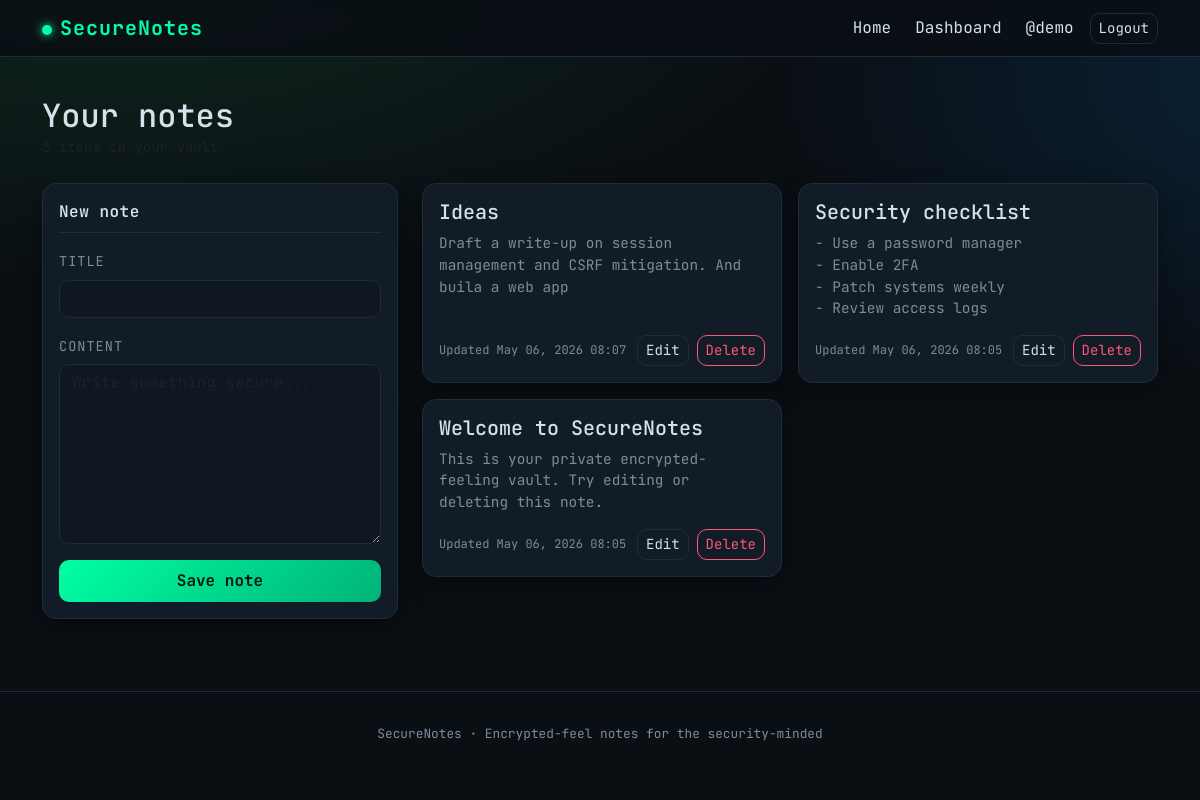
The app's page /dashboard (signed in) with its own data.
### models.py (models this page shows)
class User(db.Model):
    __tablename__ = "users"
    id = db.Column(db.Integer, primary_key=True)
    username = db.Column(db.String(80), unique=True, nullable=False)
    password_hash = db.Column(db.String(255), nullable=False)
    created_at = db.Column(db.DateTime, default=datetime.utcnow)
    notes = db.relationship("Note", backref="author", cascade="all, delete-orphan", lazy=True)

class Note(db.Model):
    __tablename__ = "notes"
    id = db.Column(db.Integer, primary_key=True)
    title = db.Column(db.String(200), nullable=False)
    content = db.Column(db.Text, default="")
    created_at = db.Column(db.DateTime, default=datetime.utcnow)
    updated_at = db.Column(db.DateTime, default=datetime.utcnow)
    user_id = db.Column(db.Integer, db.ForeignKey("users.id"), nullable=False)

### app.py (the view, shortened to what this page needs)
@app.route("/dashboard", methods=["GET", "POST"])
@login_required
def dashboard():
    user = current_user()
    notes = Note.query.filter_by(user_id=user.id).order_by(Note.updated_at.desc()).all()
    return render_template("dashboard.html", notes=notes)

### app.py (called while the page is built)
def login_required(view):
    from functools import wraps
    @wraps(view)
    def wrapped(*args, **kwargs):
        if "user_id" not in session:
            flash("Please log in to access this page.", "warning")
            return redirect(url_for("login"))
        return view(*args, **kwargs)
    return wrapped

def current_user():
    uid = session.get("user_id")
    return User.query.get(uid) if uid else None

@app.context_processor
def inject_user():
    return {"current_user": current_user()}

### templates/dashboard.html (shortened to what this page needs)
{% extends "base.html" %}
{% block content %}
<div class="container py-4">
  <div class="d-flex justify-content-between align-items-center mb-4 flex-wrap gap-2">
    <div>
      <h2 class="mb-0">Your notes</h2>
      <small class="text-muted">{{ notes|length }} item{{ '' if notes|length == 1 else 's' }} in your vault</small>
    </div>
  </div>
  <div class="row g-4">
    <div class="col-lg-4">
      <div class="card p-3">
        <div class="card-header px-0 pt-0">New note</div>
        <form method="post" class="mt-3">
          <div class="mb-3">
            <label class="form-label">Title</label>
            <input class="form-control" name="title" required>
          </div>
          <div class="mb-3">
            <label class="form-label">Content</label>
            <textarea class="form-control" name="content" placeholder="Write something secure..."></textarea>
          </div>
          <button class="btn btn-primary w-100" type="submit">Save note</button>
        </form>
      </div>
    </div>
    <div class="col-lg-8">
      {% if notes %}
      <div class="row g-3">
        {% for note in notes %}
        <div class="col-md-6">
          <div class="card note-card p-3">
            <div class="d-flex justify-content-between align-items-start mb-2">
              <h5 class="mb-0">{{ note.title }}</h5>
            </div>
            <div class="note-body mb-3">{{ note.content or 'No content.' }}</div>
            <div class="d-flex justify-content-between align-items-center">
              <span class="note-meta">Updated {{ note.updated_at.strftime('%b %d, %Y %H:%M') }}</span>
              <div class="d-flex gap-2">
                <a href="{{ url_for('edit_note', note_id=note.id) }}" class="btn btn-sm btn-outline-light">Edit</a>
                <form method="post" action="{{ url_for('delete_note', note_id=note.id) }}" onsubmit="return confirm('Delete this note?');">
                  <button class="btn btn-sm btn-danger" type="submit">Delete</button>
                </form>
              </div>
            </div>
          </div>
        </div>
        {% endfor %}
      </div>
      {% else %}
      <div class="card p-5 text-center">
        <h5>No notes yet</h5>
        <p class="text-muted mb-0">Create your first note using the form on the left.</p>
      </div>
      {% endif %}
    </div>
  </div>
</div>
{% endblock %}

### templates/base.html (shortened to what this page needs)
<!doctype html>
<html lang="en">
<head>
  <link href="https://cdn.jsdelivr.net/npm/bootstrap@5.3.3/dist/css/bootstrap.min.css" rel="stylesheet">
  <link rel="stylesheet" href="{{ url_for('static', filename='css/style.css') }}">
</head>
<body>
<nav class="navbar navbar-expand-lg sticky-top">
  <div class="container">
    <a class="navbar-brand" href="{{ url_for('home') }}">
      <span class="brand-dot"></span>SecureNotes
    </a>
    <div class="collapse navbar-collapse" id="nav">
      <ul class="navbar-nav ms-auto align-items-lg-center gap-lg-2">
        <li class="nav-item"><a class="nav-link" href="{{ url_for('home') }}">Home</a></li>
        {% if current_user %}
          <li class="nav-item"><a class="nav-link" href="{{ url_for('dashboard') }}">Dashboard</a></li>
          <li class="nav-item"><span class="nav-link text-muted">@{{ current_user.username }}</span></li>
          <li class="nav-item"><a class="btn btn-outline-light btn-sm" href="{{ url_for('logout') }}">Logout</a></li>
        {% else %}
          <li class="nav-item"><a class="nav-link" href="{{ url_for('login') }}">Login</a></li>
          <li class="nav-item"><a class="btn btn-primary btn-sm" href="{{ url_for('register') }}">Get Started</a></li>
        {% endif %}
      </ul>
    </div>
  </div>
</nav>
{% block content %}{% endblock %}
<footer>
  <div>SecureNotes &middot; Encrypted-feel notes for the security-minded</div>
</footer>
</body>
</html>

### static/css/style.css (style rules this page uses)
:root { --bg: #0a0f14; --bg-elev: #0f1720; --surface: #121c26; --border: #1f2d3a; --text: #d6e1ea; --muted: #7d8c9b; --accent: #00ffa3; --accent-dim: #00b377; --danger: #ff5577; --warning: #ffcc66; --info: #5fb8ff; }
* { box-sizing: border-box; }
html, body { background: radial-gradient(1200px 600px at 10% -10%, #102a1f 0%, transparent 60%), radial-gradient(900px 500px at 110% 10%, #0a2238 0%, transparent 60%), var(--bg); color: var(--text); font-family: 'JetBrains Mono', ui-monospace, SFMono-Regular, Menlo, Consolas, monospace; min-height: 100vh; }
a { color: var(--accent); text-decoration: none; }
.navbar { background: rgba(10, 15, 20, 0.85) !important; backdrop-filter: blur(8px); border-bottom: 1px solid var(--border); }
.navbar .navbar-brand { color: var(--accent) !important; font-weight: 700; letter-spacing: 1px; }
.navbar .nav-link { color: var(--text) !important; }
.brand-dot { display: inline-block; width: 10px; height: 10px; border-radius: 50%; background: var(--accent); box-shadow: 0 0 10px var(--accent); margin-right: 8px; }
.card { background: var(--surface); border: 1px solid var(--border); border-radius: 14px; color: var(--text); box-shadow: 0 8px 24px rgba(0,0,0,0.35); }
.card .card-header { background: transparent; border-bottom: 1px solid var(--border); font-weight: 600; letter-spacing: 0.5px; }
.form-control, .form-control:focus { background: var(--bg-elev); border: 1px solid var(--border); color: var(--text); border-radius: 10px; }
.form-label { color: var(--muted); font-size: 0.85rem; text-transform: uppercase; letter-spacing: 1px; }
.btn-primary { background: linear-gradient(135deg, var(--accent), var(--accent-dim)); border: none; color: #001a10; font-weight: 700; border-radius: 10px; padding: 0.55rem 1.2rem; transition: transform .15s ease, box-shadow .15s ease; }
.btn-outline-light { border-color: var(--border); color: var(--text); border-radius: 10px; }
.btn-danger { background: transparent; border: 1px solid var(--danger); color: var(--danger); border-radius: 10px; }
.note-card { height: 100%; display: flex; flex-direction: column; transition: transform .15s ease, border-color .15s ease; }
.note-card .note-body { white-space: pre-wrap; color: var(--muted); flex: 1; font-size: 0.9rem; max-height: 9rem; overflow: hidden; position: relative; }
.note-meta { font-size: 0.75rem; color: var(--muted); }
textarea.form-control { min-height: 180px; font-family: inherit; }
footer { color: var(--muted); font-size: 0.8rem; text-align: center; padding: 2rem 1rem; border-top: 1px solid var(--border); margin-top: 3rem; }

### records on screen
User: username "demo"
Note: title "Ideas", content "Draft a write-up on session management and CSRF mitigation. And buila a web app", updated_at "May 06, 2026 08:07"
Note: title "Security checklist", content "- Use a password manager - Enable 2FA - Patch systems weekly - Review access logs", updated_at "May 06, 2026 08:05"
Note: title "Welcome to SecureNotes", content "This is your private encrypted-feeling vault. Try editing or deleting this note.", updated_at "May 06, 2026 08:05"
